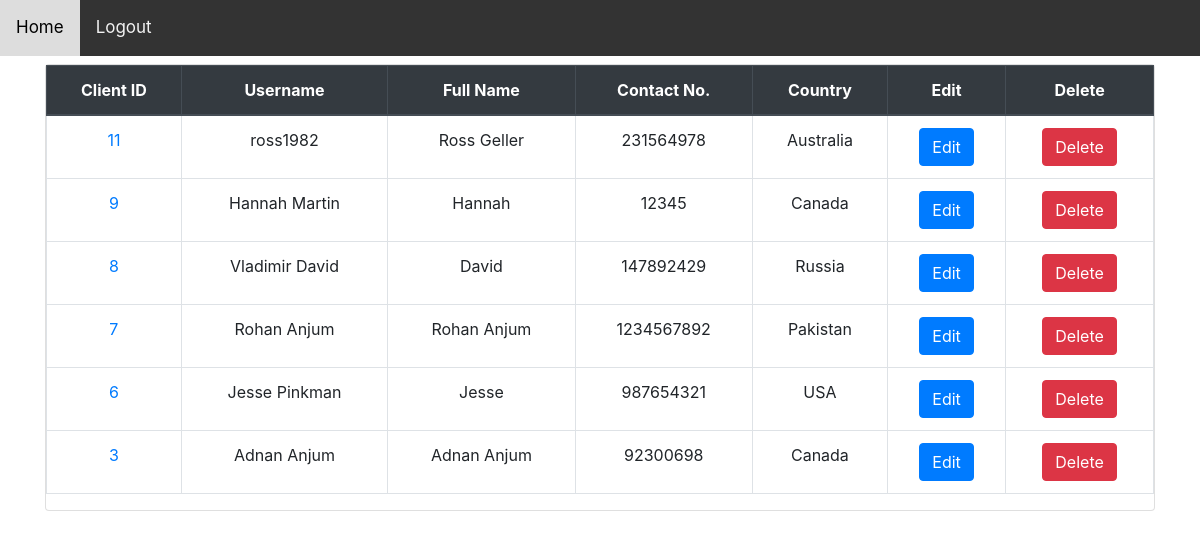
Page /admin/viewclients.php (signed in) on the committed database.
### tables this page shows
CREATE TABLE IF NOT EXISTS `clientprofiles` (
`ClientID` int(12) NOT NULL,
  `FullName` varchar(25) DEFAULT NULL,
  `username` varchar(25) DEFAULT NULL,
  `Contact_no` int(15) DEFAULT NULL,
  `country` varchar(20) DEFAULT NULL
);

### admin/viewclients.php (the view, shortened to what this page needs)
<?php
    require_once("adminheader.php");
    require_once("../connection.php");
    $query = " SELECT * FROM clientprofiles ORDER BY ClientID DESC";
    $result = mysqli_query($conn,$query);
?>
<!DOCTYPE html>
<html lang="en">
<head>
    <link rel="stylesheet" a href="../CSS/bootstrap.css"/>
</head>
<body class="bg-white">
        <div class="container">
            <div class="row">
                <div class="col-lg-12 m-auto">
                    <div class="card mt-2">
                        <table class="table table-bordered table-hover text-center">
                            <thead class="thead-dark">
                            <tr>
                                <th> Client ID </th>
                                <th> Username </th>
                                <th> Full Name </th>
                                <th> Contact No. </th>
                                <th> Country </th>
                                <th> Edit  </th>
                                <th> Delete </th>
                            </tr>
                            </thead>
                            <?php
                                   if (mysqli_num_rows($result) > 0) {
                                    while($row=mysqli_fetch_assoc($result))
                                    {
                                        $clientID = $row['ClientID'];
                                        $username = $row['username'];
                                        $fullname = $row['FullName'];
                                        $Contact_no = $row['Contact_no'];
                                        $country= $row['country'];
                            ?>
                                    <tr>
                                        <td><a href="#"><?php echo $clientID; ?></a></td>
                                        <td><?php echo $fullname; ?></td>
                                        <td><?php echo $username; ?></td>
                                        <td><?php echo $Contact_no; ?></td>
                                        <td><?php echo $country; ?></td>
                                        <td><a href="editclients.php?clientID=<?php echo $clientID; ?>"class="btn btn-primary" role="button">Edit</a></td>
                                        <td><a onClick="return confirm('Are you sure you want to delete?')" href='deleteclientprofiles.php?clientID=<?php echo $clientID; ?>' type='button' class='btn btn-danger'>Delete</a></td>
                                    </tr>
                           <?php
                                }
                            }
                            else{
                                $result1='<div class="alert alert-danger">No Client Has been Added</div>';
                                echo $result1;}
                            ?>
                        </table>
                    </div>
                </div>
            </div>
        </div>
</body>
</html>

### admin/adminheader.php (style rules this page uses)
body { margin: 1; font-family: Arial, Helvetica, sans-serif; }

### rows in the picture
clientprofiles: ClientID "11", FullName "ross1982", username "Ross Geller", Contact_no "231564978", country "Australia"
clientprofiles: ClientID "9", FullName "Hannah Martin", username "Hannah", Contact_no "12345", country "Canada"
clientprofiles: ClientID "8", FullName "Vladimir David", username "David", Contact_no "147892429", country "Russia"
clientprofiles: ClientID "7", FullName "Rohan Anjum", username "Rohan Anjum", Contact_no "1234567892", country "Pakistan"
clientprofiles: ClientID "6", FullName "Jesse Pinkman", username "Jesse", Contact_no "987654321", country "USA"
clientprofiles: ClientID "3", FullName "Adnan Anjum", username "Adnan Anjum", Contact_no "92300698", country "Canada"
